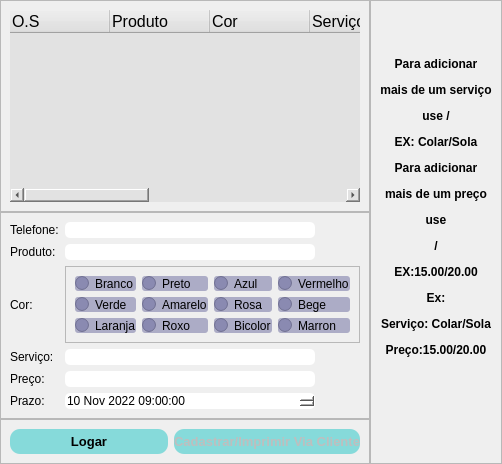
             <widget class="QWidget" name="CadastroProdutoPage">
              <layout class="QGridLayout" name="gridLayout_8">
               <property name="leftMargin">
                <number>0</number>
               </property>
               <property name="topMargin">
                <number>0</number>
               </property>
               <property name="rightMargin">
                <number>0</number>
               </property>
               <property name="bottomMargin">
                <number>0</number>
               </property>
               <property name="spacing">
                <number>0</number>
               </property>
               <item row="0" column="0">
                <widget class="QFrame" name="frame_9">
                 <property name="frameShape">
                  <enum>QFrame::StyledPanel</enum>
                 </property>
                 <property name="frameShadow">
                  <enum>QFrame::Raised</enum>
                 </property>
                 <layout class="QGridLayout" name="gridLayout_11">
                  <property name="spacing">
                   <number>0</number>
                  </property>
                  <item row="0" column="0">
                   <widget class="QTreeWidget" name="labelCadastrarProduto">
                    <property name="styleSheet">
                     <string notr="true">
background-color: rgb(226, 226, 226);
border-radius:10px
</string>
                    </property>
                    <column>
                     <property name="text">
                      <string>O.S</string>
                     </property>
                     <property name="font">
                      <font>
                       <pointsize>12</pointsize>
                      </font>
                     </property>
                    </column>
                    <column>
                     <property name="text">
                      <string>Produto</string>
                     </property>
                     <property name="font">
                      <font>
                       <pointsize>12</pointsize>
                      </font>
                     </property>
                    </column>
                    <column>
                     <property name="text">
                      <string>Cor</string>
                     </property>
                     <property name="font">
                      <font>
                       <pointsize>12</pointsize>
                      </font>
                     </property>
                    </column>
                    <column>
                     <property name="text">
                      <string>Serviço</string>
                     </property>
                     <property name="font">
                      <font>
                       <pointsize>12</pointsize>
                      </font>
                     </property>
                    </column>
                    <column>
                     <property name="text">
                      <string>Data Prazo</string>
                     </property>
                     <property name="font">
                      <font>
                       <pointsize>12</pointsize>
                      </font>
                     </property>
                    </column>
                    <column>
                     <property name="text">
                      <string>Hora Entrada</string>
                     </property>
                     <property name="font">
                      <font>
                       <pointsize>12</pointsize>
                      </font>
                     </property>
                    </column>
                    <column>
                     <property name="text">
                      <string>Hora Saida</string>
                     </property>
                     <property name="font">
                      <font>
                       <pointsize>12</pointsize>
                      </font>
                     </property>
                    </column>
                    <column>
                     <property name="text">
                      <string>Preço</string>
                     </property>
                     <property name="font">
                      <font>
                       <pointsize>12</pointsize>
                      </font>
                     </property>
                    </column>
                    <column>
                     <property name="text">
                      <string>Nome</string>
                     </property>
                     <property name="font">
                      <font>
                       <pointsize>12</pointsize>
                      </font>
                     </property>
                    </column>
                   </widget>
                  </item>
                 </layout>
                </widget>
               </item>
               <item row="1" column="0">
                <widget class="QFrame" name="frame_5">
                 <property name="styleSheet">
                  <string notr="true">QLineEdit {
background-color: rgb(255, 255, 255);
border-radius: 5px;
font: 75 11pt &quot;MS Shell Dlg 2&quot;;
}
QDateTimeEdit {
background-color: rgb(255, 255, 255);
border-radius: 5px;
font: 75 11pt &quot;MS Shell Dlg 2&quot;;
}

QLabel {
color: rgb(0, 0, 0);
	font: 75 14pt &quot;MS Shell Dlg 2&quot;;
}</string>
                 </property>
                 <property name="frameShape">
                  <enum>QFrame::StyledPanel</enum>
                 </property>
                 <property name="frameShadow">
                  <enum>QFrame::Raised</enum>
                 </property>
                 <layout class="QGridLayout" name="gridLayout_5">
                  <item row="3" column="3">
                   <widget class="QFrame" name="frame_7">
                    <property name="styleSheet">
                     <string notr="true">QRadioButton {
font: 75 8pt &quot;MS Shell Dlg 2&quot;;
	background-color: rgba(105, 105, 156, 0.5);
border-radius:3px
}</string>
                    </property>
                    <property name="frameShape">
                     <enum>QFrame::StyledPanel</enum>
                    </property>
                    <property name="frameShadow">
                     <enum>QFrame::Raised</enum>
                    </property>
                    <layout class="QGridLayout" name="gridLayout_6">
                     <item row="0" column="2">
                      <widget class="QRadioButton" name="radioAzul">
                       <property name="text">
                        <string>Azul</string>
                       </property>
                       <property name="autoExclusive">
                        <bool>false</bool>
                       </property>
                      </widget>
                     </item>
                     <item row="1" column="2">
                      <widget class="QRadioButton" name="radioRosa">
                       <property name="text">
                        <string>Rosa</string>
                       </property>
                       <property name="autoExclusive">
                        <bool>false</bool>
                       </property>
                      </widget>
                     </item>
                     <item row="0" column="0">
                      <widget class="QRadioButton" name="radioBranco">
                       <property name="text">
                        <string>Branco</string>
                       </property>
                       <property name="autoExclusive">
                        <bool>false</bool>
                       </property>
                      </widget>
                     </item>
                     <item row="0" column="1">
                      <widget class="QRadioButton" name="radioPreto">
                       <property name="text">
                        <string>Preto</string>
                       </property>
                       <property name="autoExclusive">
                        <bool>false</bool>
                       </property>
                      </widget>
                     </item>
                     <item row="0" column="3">
                      <widget class="QRadioButton" name="radioVermelho">
                       <property name="text">
                        <string>Vermelho</string>
                       </property>
                       <property name="autoExclusive">
                        <bool>false</bool>
                       </property>
                      </widget>
                     </item>
                     <item row="1" column="0">
                      <widget class="QRadioButton" name="radioVerde">
                       <property name="text">
                        <string>Verde</string>
                       </property>
                       <property name="autoExclusive">
                        <bool>false</bool>
                       </property>
                      </widget>
                     </item>
                     <item row="1" column="1">
                      <widget class="QRadioButton" name="radioAmarelo">
                       <property name="text">
                        <string>Amarelo</string>
                       </property>
                       <property name="autoExclusive">
                        <bool>false</bool>
                       </property>
                      </widget>
                     </item>
                     <item row="3" column="0">
                      <widget class="QRadioButton" name="radioLaranja">
                       <property name="text">
                        <string>Laranja</string>
                       </property>
                       <property name="autoExclusive">
                        <bool>false</bool>
                       </property>
                      </widget>
                     </item>
                     <item row="3" column="2">
                      <widget class="QRadioButton" name="radioBicolor">
                       <property name="text">
                        <string>Bicolor</string>
                       </property>
                       <property name="autoExclusive">
                        <bool>false</bool>
                       </property>
                      </widget>
                     </item>
                     <item row="3" column="1">
                      <widget class="QRadioButton" name="radioRoxo">
                       <property name="text">
                        <string>Roxo</string>
                       </property>
                       <property name="autoExclusive">
                        <bool>false</bool>
                       </property>
                      </widget>
                     </item>
                     <item row="1" column="3">
                      <widget class="QRadioButton" name="radioBege">
                       <property name="text">
                        <string>Bege</string>
                       </property>
                       <property name="autoExclusive">
                        <bool>false</bool>
                       </property>
                      </widget>
                     </item>
                     <item row="3" column="3">
                      <widget class="QRadioButton" name="radioMarron">
                       <property name="text">
                        <string>Marron</string>
                       </property>
                       <property name="autoExclusive">
                        <bool>false</bool>
                       </property>
                      </widget>
                     </item>
                    </layout>
                   </widget>
                  </item>
                  <item row="4" column="3">
                   <widget class="QLineEdit" name="InputServico">
                    <property name="maximumSize">
                     <size>
                      <width>250</width>
                      <height>16777215</height>
                     </size>
                    </property>
                   </widget>
                  </item>
                  <item row="4" column="0">
                   <widget class="QLabel" name="label">
                    <property name="text">
                     <string>Serviço:</string>
                    </property>
                   </widget>
                  </item>
                  <item row="1" column="0">
                   <widget class="QLabel" name="label_6">
                    <property name="minimumSize">
                     <size>
                      <width>0</width>
                      <height>0</height>
                     </size>
                    </property>
                    <property name="maximumSize">
                     <size>
                      <width>80</width>
                      <height>16777215</height>
                     </size>
                    </property>
                    <property name="text">
                     <string>Produto:</string>
                    </property>
                   </widget>
                  </item>
                  <item row="6" column="0">
                   <widget class="QLabel" name="label_8">
                    <property name="text">
                     <string>Prazo:</string>
                    </property>
                   </widget>
                  </item>
                  <item row="0" column="3">
                   <widget class="QLineEdit" name="InputTelefoneProduto">
                    <property name="maximumSize">
                     <size>
                      <width>250</width>
                      <height>16777215</height>
                     </size>
                    </property>
                   </widget>
                  </item>
                  <item row="0" column="0">
                   <widget class="QLabel" name="label_5">
                    <property name="maximumSize">
                     <size>
                      <width>80</width>
                      <height>16777215</height>
                     </size>
                    </property>
                    <property name="text">
                     <string>Telefone:</string>
                    </property>
                   </widget>
                  </item>
                  <item row="1" column="3">
                   <widget class="QLineEdit" name="InputProduto">
                    <property name="maximumSize">
                     <size>
                      <width>250</width>
                      <height>16777215</height>
                     </size>
                    </property>
                   </widget>
                  </item>
                  <item row="3" column="0">
                   <widget class="QLabel" name="label_7">
                    <property name="maximumSize">
                     <size>
                      <width>50</width>
                      <height>16777215</height>
                     </size>
                    </property>
                    <property name="text">
                     <string>Cor:</string>
                    </property>
                   </widget>
                  </item>
                  <item row="5" column="3">
                   <widget class="QLineEdit" name="InputPreco">
                    <property name="maximumSize">
                     <size>
                      <width>250</width>
                      <height>16777215</height>
                     </size>
                    </property>
                   </widget>
                  </item>
                  <item row="6" column="3">
                   <widget class="QDateTimeEdit" name="InputPrazo">
                    <property name="minimumSize">
                     <size>
                      <width>50</width>
                      <height>0</height>
                     </size>
                    </property>
                    <property name="maximumSize">
                     <size>
                      <width>250</width>
                      <height>16777215</height>
                     </size>
                    </property>
                    <property name="dateTime">
                     <datetime>
                      <hour>9</hour>
                      <minute>0</minute>
                      <second>0</second>
                      <year>2022</year>
                      <month>11</month>
                      <day>10</day>
                     </datetime>
                    </property>
                    <property name="maximumTime">
                     <time>
                      <hour>23</hour>
                      <minute>59</minute>
                      <second>0</second>
                     </time>
                    </property>
                   </widget>
                  </item>
                  <item row="5" column="0">
                   <widget class="QLabel" name="label_4">
                    <property name="text">
                     <string>Preço:</string>
                    </property>
                   </widget>
                  </item>
                 </layout>
                </widget>
               </item>
               <item row="2" column="0">
                <widget class="QFrame" name="frame_6">
                 <property name="maximumSize">
                  <size>
                   <width>16777215</width>
                   <height>50</height>
                  </size>
                 </property>
                 <property name="styleSheet">
                  <string notr="true">QPushButton {
background-color: rgba(29, 196, 196, 0.5);
border-radius: 10px;
}

QPushButton:hover {
background-color: rgb(29, 196, 196);
}</string>
                 </property>
                 <property name="frameShape">
                  <enum>QFrame::StyledPanel</enum>
                 </property>
                 <property name="frameShadow">
                  <enum>QFrame::Raised</enum>
                 </property>
                 <layout class="QGridLayout" name="gridLayout_2">
                  <item row="0" column="1">
                   <widget class="QPushButton" name="btnCadastrarImprimir">
                    <property name="enabled">
                     <bool>false</bool>
                    </property>
                    <property name="minimumSize">
                     <size>
                      <width>0</width>
                      <height>25</height>
                     </size>
                    </property>
                    <property name="maximumSize">
                     <size>
                      <width>300</width>
                      <height>16777215</height>
                     </size>
                    </property>
                    <property name="font">
                     <font>
                      <pointsize>10</pointsize>
                      <weight>75</weight>
                      <bold>true</bold>
                     </font>
                    </property>
                    <property name="cursor">
                     <cursorShape>PointingHandCursor</cursorShape>
                    </property>
                    <property name="text">
                     <string>Cadastrar/Imprimir Via Cliente</string>
                    </property>
                   </widget>
                  </item>
                  <item row="0" column="0">
                   <widget class="QPushButton" name="btnCheckLoginImprimir">
                    <property name="minimumSize">
                     <size>
                      <width>0</width>
                      <height>25</height>
                     </size>
                    </property>
                    <property name="maximumSize">
                     <size>
                      <width>300</width>
                      <height>16777215</height>
                     </size>
                    </property>
                    <property name="font">
                     <font>
                      <pointsize>10</pointsize>
                      <weight>75</weight>
                      <bold>true</bold>
                     </font>
                    </property>
                    <property name="text">
                     <string>Logar</string>
                    </property>
                   </widget>
                  </item>
                 </layout>
                </widget>
               </item>
               <item row="0" column="1" rowspan="3">
                <widget class="QFrame" name="frame_16">
                 <property name="frameShape">
                  <enum>QFrame::StyledPanel</enum>
                 </property>
                 <property name="frameShadow">
                  <enum>QFrame::Raised</enum>
                 </property>
                 <layout class="QGridLayout" name="gridLayout_9">
                  <item row="0" column="0">
                   <widget class="QLabel" name="label_9">
                    <property name="minimumSize">
                     <size>
                      <width>50</width>
                      <height>150</height>
                     </size>
                    </property>
                    <property name="maximumSize">
                     <size>
                      <width>125</width>
                      <height>350</height>
                     </size>
                    </property>
                    <property name="text">
                     <string>&lt;html&gt;&lt;head/&gt;&lt;body&gt;&lt;p align=&quot;center&quot;&gt;&lt;span style=&quot; font-size:9pt; font-weight:600;&quot;&gt;Para adicionar&lt;/span&gt;&lt;/p&gt;&lt;p align=&quot;center&quot;&gt;&lt;span style=&quot; font-size:9pt; font-weight:600;&quot;&gt;mais de um serviço&lt;/span&gt;&lt;/p&gt;&lt;p align=&quot;center&quot;&gt;&lt;span style=&quot; font-size:9pt; font-weight:600;&quot;&gt;use /&lt;/span&gt;&lt;/p&gt;&lt;p align=&quot;center&quot;&gt;&lt;span style=&quot; font-size:9pt; font-weight:600;&quot;&gt;EX: Colar/Sola&lt;/span&gt;&lt;/p&gt;&lt;p align=&quot;center&quot;&gt;&lt;span style=&quot; font-size:9pt; font-weight:600;&quot;&gt;Para adicionar&lt;/span&gt;&lt;/p&gt;&lt;p align=&quot;center&quot;&gt;&lt;span style=&quot; font-size:9pt; font-weight:600;&quot;&gt;mais de um preço&lt;/span&gt;&lt;/p&gt;&lt;p align=&quot;center&quot;&gt;&lt;span style=&quot; font-size:9pt; font-weight:600;&quot;&gt;use&lt;/span&gt;&lt;/p&gt;&lt;p align=&quot;center&quot;&gt;&lt;span style=&quot; font-size:9pt; font-weight:600;&quot;&gt;/&lt;/span&gt;&lt;/p&gt;&lt;p align=&quot;center&quot;&gt;&lt;span style=&quot; font-size:9pt; font-weight:600;&quot;&gt;EX:15.00/20.00&lt;/span&gt;&lt;/p&gt;&lt;p align=&quot;center&quot;&gt;&lt;span style=&quot; font-size:9pt; font-weight:600;&quot;&gt;Ex:&lt;/span&gt;&lt;/p&gt;&lt;p align=&quot;center&quot;&gt;&lt;span style=&quot; font-size:9pt; font-weight:600;&quot;&gt;Serviço: Colar/Sola&lt;/span&gt;&lt;/p&gt;&lt;p align=&quot;center&quot;&gt;&lt;span style=&quot; font-size:9pt; font-weight:600;&quot;&gt;Preço:15.00/20.00&lt;/span&gt;&lt;/p&gt;&lt;/body&gt;&lt;/html&gt;</string>
                    </property>
                    <property name="alignment">
                     <set>Qt::AlignHCenter|Qt::AlignTop</set>
                    </property>
                   </widget>
                  </item>
                 </layout>
                </widget>
               </item>
              </layout>
             </widget>
